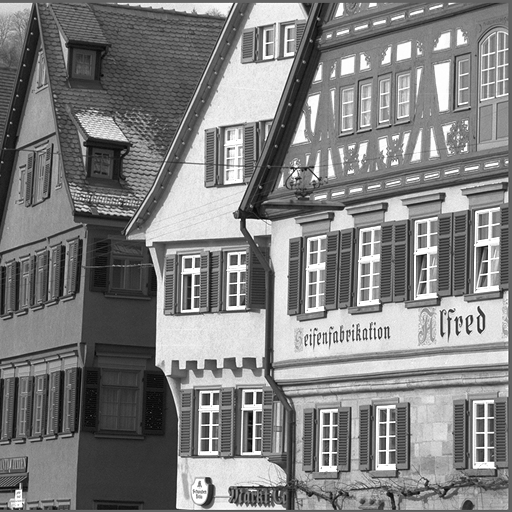
#> input picture Python/DImgP_2022/Ch11/House.bmp, 512 x 512 px
$ python DWT_edge_detection.py
#> lines starting #> are read from the running program, lines starting #| are printed output that depends on the picture
#> in main, img1 is the input picture: shape (512, 512); min 1, max 255, mean 127.8
import numpy as np
import cv2
import pywt

def DWT_edge_detection( f, wavelet ):
#> called with wavelet = 'db8'
	g = f.copy( )
	nr, nc = f.shape[:2]
#> nr = 512; nc = 512
	coeffs = pywt.dwt2( f, wavelet )
	LL, (LH, HL, HH) = coeffs
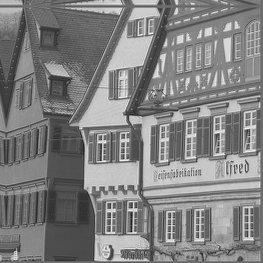
#> LL: shape (263, 263) float64; min -116.3, max 617.4, mean 254.2; drawn with min black and max white
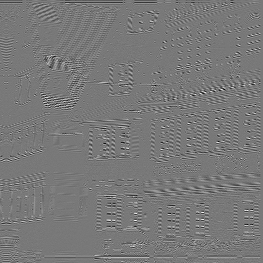
#> LH: shape (263, 263) float64; min -154, max 170.7, mean -0.1; drawn with min black and max white
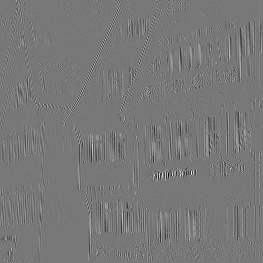
#> HL: shape (263, 263) float64; min -212.2, max 237.2, mean 0; drawn with min black and max white
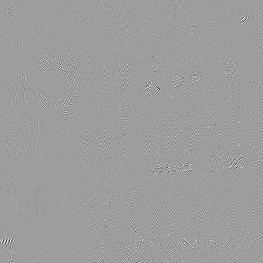
#> HH: shape (263, 263) float64; min -108.5, max 67.41, mean 0; drawn with min black and max white
	LL.fill( 0 )
#> LL: shape (263, 263) float64; every value is 0
	coeffs = LL, (LH, HL, HH)
	output = pywt.idwt2( coeffs, wavelet )
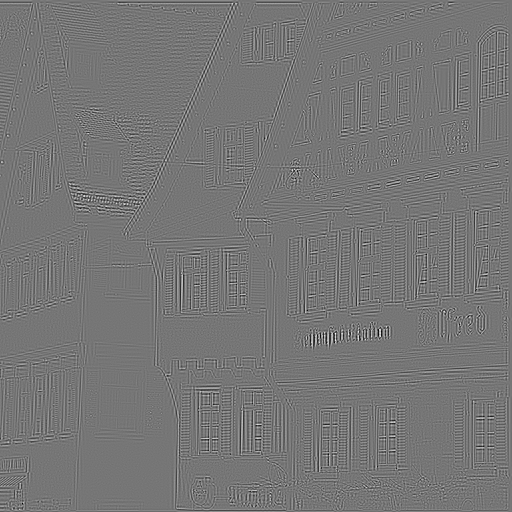
#> output: shape (512, 512) float64; min -112.1, max 129.3, mean 0; drawn with min black and max white
	gradients = np.uint8( np.clip( abs( output ), 0, 255 ) )
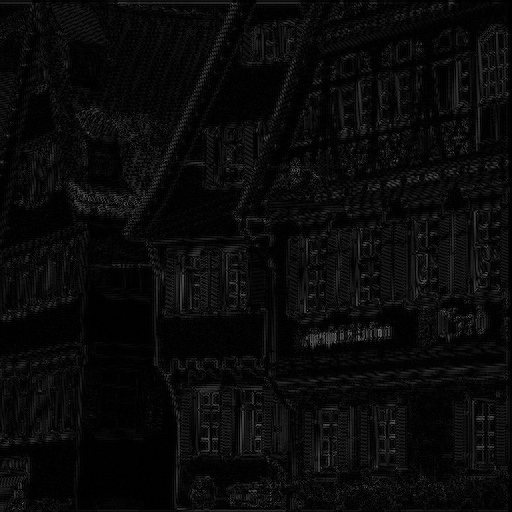
#> gradients: shape (512, 512); min 0, max 129, mean 9.7
	thresh, g = cv2.threshold( gradients, 127, 255, cv2.THRESH_OTSU )
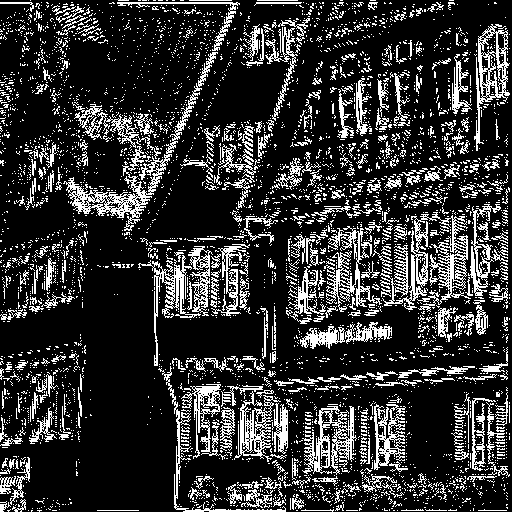
#> g: shape (512, 512); 20% white in thin lines or dots
#> thresh = 16
	return g

def main( ):
	img1 = cv2.imread( "House.bmp", -1 )
	img2 = DWT_edge_detection( img1, 'db8' )
	cv2.imshow( "Original Image", img1 )
	cv2.imshow( "Edge Detection using DWT", img2 )
	cv2.waitKey( 0 )

main( )
